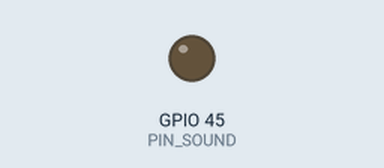
This sketch was run on a simulated ESP32. On the bench: output pins drawn as LEDs (lit = HIGH).

Above: at 0.05 s.
At 15.25 s:
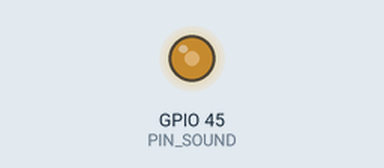
Timing chart, 0 to 58.9 s (numbered marks = the images above):
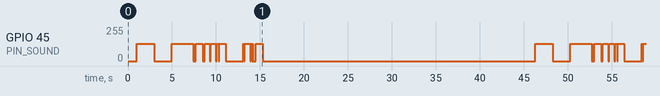

Measured:
- by itself, GPIO 45 (PIN_SOUND): moves between 0/255 and 128/255, repeating every 45.3 s

The sketch:

sound.ino
```cpp
#include "sound.h"

Sound snd;

void d(int secs = 1) {
  delay(secs * 1000);
}

void setup()
{
  snd.setup();
  Serial.begin(115200);
}

void loop()
{
  d();
  snd.play("A4C4E4A5E4F4e4", 200);
  snd.play("E4", 600);
  d(2);
  snd.play("A4C4E4A5E4F4e4E4", 200);
  snd.play("A4F4E4D4", 200);
  delay(300);
  snd.play("D4E4D4C4", 200);
  delay(200);
  snd.play("b4", 600);
  delay(100);
  snd.play("D4", 600);
  delay(100);
  snd.play("F4", 200);
  delay(100);
  snd.play("b4", 600);
  snd.play("A4", 100);
  d(2);
  snd.play("A4", 100);
  delay(100);
  snd.play("A4", 600);
  delay(50);
  snd.play("A4", 100);
  delay(50);
  snd.play("A4", 100);
  delay(300);
  snd.play("A4", 800);
  d(30);

}
```

sound.cpp
```cpp
#include "sound.h"

#define PIN_SOUND 45

Sound::Sound(){}

void Sound::setup()
{
    // Attach pin at 2000 Hz with 8-bit resolution (0–255)
    ledcAttach(PIN_SOUND, 2000, 8);
    kill();
}


void Sound::kill()
{
    // Stop sound
    ledcWrite(PIN_SOUND, 0);
}

void Sound::execute()
{
    play("A4B4A4B4A4B4A4B4", 100);
}

void Sound::makeSound(int freq, int msec)
{

    // Update frequency on the already-attached pin
    ledcChangeFrequency(PIN_SOUND, freq, 8);

    // Start sound
    ledcWrite(PIN_SOUND, mVolume);
    if( msec > 0)
    {
        delay(msec);
        kill();
    }
}

float Sound::getNoteFreq(NoteSign note, int octave, NoteSuffix suffix)
{
    int steps = 0;
    switch(note)
    {
    case NoteSign_A: steps = 0; break;
    case NoteSign_B: steps = 2; break;
    case NoteSign_C: steps = 3; break;
    case NoteSign_D: steps = 5; break;
    case NoteSign_E: steps = 7; break;
    case NoteSign_F: steps = 8; break;
    case NoteSign_G: steps = 10; break;
    }

    int posNote = octave * 12 + steps;
    int dist = posNote - 48;

    switch(suffix)
    {
    case NoteSuffix_Bemol: dist --; break;
    case NoteSuffix_Diez: dist ++; break;
    default: break;
    }


    return FREQ_A * powf(1.059463094359f, dist);
    // return FREQ_A * powf(2.0f, (float)dist/12.0f);
}


void Sound::beep(char tone, int msec)
{
    auto isNote = tone >= 'A' && tone <= 'G';
    bool isBemol = tone >= 'a' && tone <= 'g';

    if( !isNote && !isBemol ) {
        return;
    }

    NoteSuffix suffix = isBemol ? NoteSuffix_Bemol : NoteSuffix_None;
    NoteSign note = (NoteSign)((int)NoteSign_A + (int)tone - (int)(isBemol ? 'a' : 'A'));

    beep(note, suffix, msec);
}

void Sound::beep(NoteSign note, NoteSuffix suffix, int msec)
{
#ifdef ONPC
    // gSim.beep(getNoteFreq(note, mOctave), msec);
#else
    makeSound(getNoteFreq(note, mOctave, suffix), msec);
#endif

}

int Sound::playNote(char tone, char octave, int msec)
{
    if( tone == '-')
    {
        delay(msec);
        return 1;
    }

    if( octave >= '1' && octave <= '8' )
        setOctave( octave - '0');

    beep(tone, msec);
    return 2;
}


void Sound::play(const char* music, int msec)
{
    int octave = mOctave;
    int len = strlen(music);
    if( len % 2 || len < 2 )
    {
        Serial.println("Sound:Notes sequences length must be even (note+octave). For example:A3B3A4F4");
        return;
    }


    len = 0;
    for( int i = 0; music[i]; i += len ) {
        len = playNote(music[i], music[i+1], msec);
    }


    setOctave(octave);
}
```

sound.h
```cpp
#ifndef SOUND_H
#define SOUND_H

#define FREQ_A 440.0f

#include <Arduino.h>

enum NoteSign
{
    NoteSign_A = 0,
    NoteSign_B = 1,
    NoteSign_C = 2,
    NoteSign_D = 3,
    NoteSign_E = 4,
    NoteSign_F = 5,
    NoteSign_G = 6
};

enum NoteSuffix
{
    NoteSuffix_None = 0,
    NoteSuffix_Bemol = -1,
    NoteSuffix_Diez = 1
};

class Sound
{
    int mOctave = 4;
    uint8_t mVolume = 128; // 128 is max
public:
    Sound();
    virtual ~Sound() { }
    void setup();
    const char* name() { return "Sound"; }

    void kill();
    void execute();

    void setVolume(uint8_t v){ mVolume = v;}

    float getNoteFreq(NoteSign note, int octave, NoteSuffix suffix = NoteSuffix_None);
    void makeSound(int freq, int msec);

    void beep(char tone, int msec = -1);
    void beep(NoteSign note, NoteSuffix suffix = NoteSuffix_None, int msec = -1);
    void setOctave(int octave){ mOctave = octave; }
    // void setVolume(char vol){ mVolume = vol; }

    int playNote(char tone, char octave, int msec = -1);
    void play(const char* music, int msec);
};

#endif // SOUND_H
```
